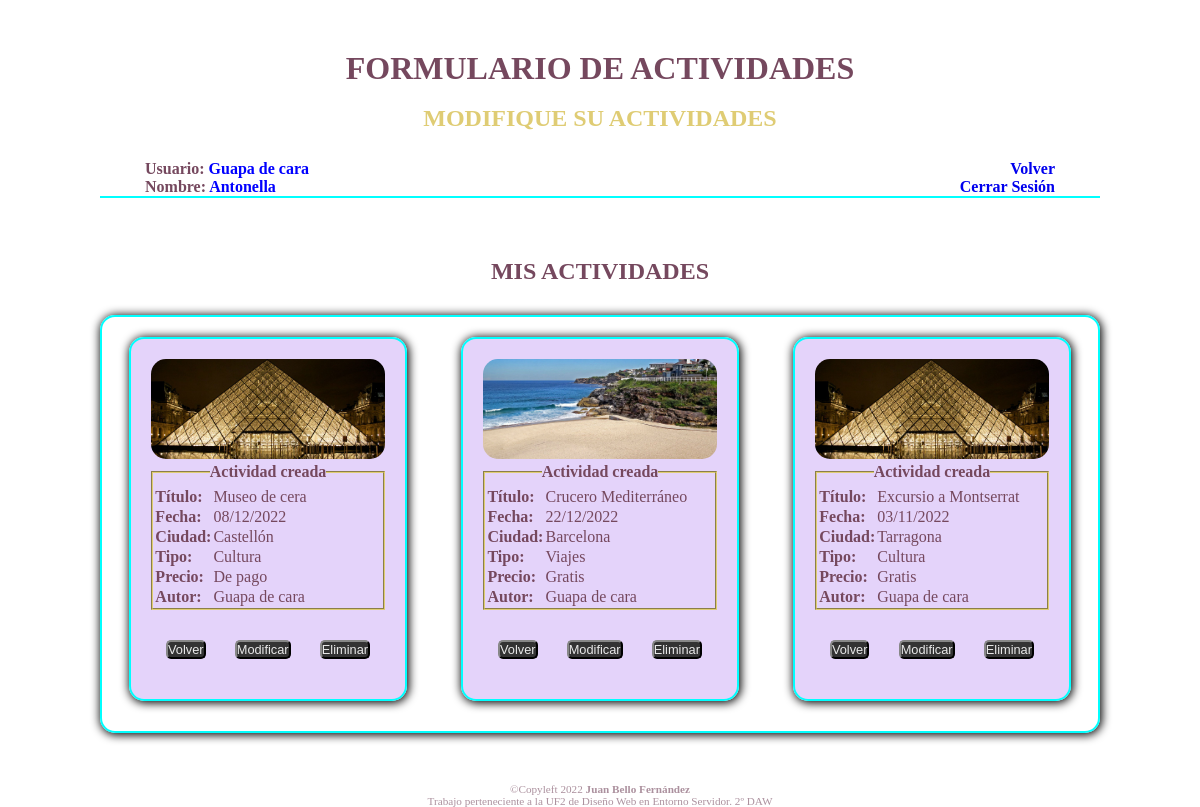
/actividadesUsuario.php (signed in), run on the app's committed database.
### tables this page shows
CREATE TABLE `actividades` (
  `id` int(11) NOT NULL,
  `titulo` varchar(200) NOT NULL DEFAULT 'Actividad sin título',
  `ciudad` varchar(100) NOT NULL,
  `fecha` date NOT NULL,
  `tipo` varchar(50) NOT NULL,
  `precio` bit(1) NOT NULL,
  `usuario` varchar(50) DEFAULT NULL
);

### controllers/controlActPropias.php (called while the page is built, shortened)
<?php
function listActivitiesByUser($id)
{
    global $conexion;
    $sql = "SELECT * FROM actividades WHERE usuario = '$id'";
    $resultado = $conexion->query($sql);
    $actividades = [];
    if ($resultado->num_rows > 0) {
        while ($fila = $resultado->fetch_assoc()) {
            $actividad = new Actividad(
                $fila['titulo'],
                $fila['ciudad'],
                $fila['tipo'],
                $fila['fecha'],
                ($fila['precio'] == 0) ? "Gratis" : "De pago",
                $fila['usuario'],
            );
            array_push($actividades, $actividad);
        }
    }
    else {
        echo "<strong>No hay actividades</strong>";
        echo $id;
    }
    return $actividades;
}

### clases/actividad.php (called while the page is built, shortened)
<?php
class Actividad{
    public $titulo;
    public $tipo;
    public $fecha;
    public $ciudad;
    public $precio;
    Public $usuario;
    function __construct($titulo,$ciudad, $tipo, $fecha,  $precio, $usuario){
        $this->titulo=$titulo;
        $this->ciudad = $ciudad;
        $this->tipo=$tipo;
        $this->fecha=$fecha;
        $this->precio=$precio;
        $this->usuario=$usuario;
    }
    function getTitulo(){
        return $this->titulo;
    }
    function getCiudad(){
        return $this->ciudad;
    }
    function getTipo(){
        return $this->tipo;
    }
    function getFecha(){
        return $this->fecha;
    }
    function getPrecio(){
        return $this->precio;
    }
    function getUsuario(){
        return $this->usuario;
    }
}

### resultadosUsuario.php (the view)
<div id="misActividadesCreadas">
    <section>
        <img class="imgs" src="./imgs/<?php echo $actividad->tipo ?>.jpg" />
        <fieldset>
            <legend class="negrita">Actividad creada</legend>
            <table>
                <tr>
                    <td class="negrita">T&iacute;tulo:</td>
                    <td><?php echo $actividad->getTitulo() ?></td>
                </tr>
                <tr>
                    <td class="negrita">Fecha:</td>
                    <td><?php echo date("d/m/Y", strtotime($actividad->getFecha())) ?></td>
                </tr>
                <tr>
                    <td class="negrita">Ciudad:</td>
                    <td><?php echo $actividad->getCiudad() ?></td>
                </tr>
                <tr>
                    <td class="negrita">Tipo:</td>
                    <td><?php echo $actividad->getTipo() ?></td>
                </tr>
                <tr>
                    <td class="negrita">Precio:</td>
                    <td><?php echo $actividad->getPrecio() ?>
                    </td>
                </tr>
                <tr>
                    <td class="negrita">Autor:</td>
                    <td><?php echo $actividad->getUsuario() ?>
                    </td>
                </tr>
            </table>
        </fieldset>
        <div id="botones">
            <div>
                <button class="boton" onclick="location.href='index.php'">Volver</button>
            </div>
            <div>
                <button class="boton" onclick="alert('Próximamente...\nDisculpe las molestias')">Modificar</button>
            </div>
            <div>
                <button class="boton" onclick="alert('Próximamente...\nDisculpe las molestias')">Eliminar</button>
            </div>
        </div>
    </section>
</div>

### actividadesUsuario.php (shortened to what this page needs)
<?php
require "controllers/controlUsuario.php";
require "controllers/controlActPropias.php";
?>
<!DOCTYPE html>
<html lang="es">
<head>
    <link rel="stylesheet" href="css/actividadesPropias.css">
</head>
<body>
    <header>
        <h1>FORMULARIO DE ACTIVIDADES</h1>
        <BR>
        <h2>MODIFIQUE SU ACTIVIDADES</h2>
    </header>
    <div id="users">
        <nav class="users">
            <div class="datosUsuario">
                <p>Usuario:<spam> <?php echo $_SESSION["usuario"]["id"]; ?></spam><br>
                    Nombre:<spam> <?php echo $_SESSION["usuario"]["nombre"]; ?></spam>
                </p>
            </div>
            <div class="salir">
                <form>
                    <a href="index.php" name="volver" title="Volver index">Volver</a>
                    <br>
                     <a href="logOut.php" name="logOut" title="Cierra sesión">Cerrar Sesión</a>
                </form>
            </div>
        </nav>
    </div>
    <div class="encabezadoActividades">
        <h2>MIS ACTIVIDADES </h2>
    </div>
    <div id="misActividades">
        <?php
        $user = $_SESSION["usuario"]["id"];
        $actividades = listActivitiesByUser($user);
        foreach ($actividades as $actividad) :  ?>
            <?php
            include "resultadosUsuario.php";
            ?>
        <?php endforeach; ?>
    </div>
    <footer>
        <p>©Copyleft 2022 <strong>Juan Bello Fernández</strong> </br> Trabajo perteneciente a la UF2 de Diseño Web en Entorno Servidor. 2º DAW</p>
    </footer>
</body>
</html>

### css/actividadesPropias.css (style rules this page uses)
* { margin: 0px; padding: 0px; box-sizing: border-box; }
html { font-family: "Times New Roman", Times, serif; height: 100%; }
body { display: flex; flex-direction: column; color: gainsboro; margin: 0 auto; max-width: 1000px; padding-top: 50px; height: 100%; }
fieldset { border-color: #dfcc74; }
footer { text-align: center; font-size: 0.7em; bottom: 50px; margin-top: 50px; color: #75485e; opacity: 0.6; }
h1 { color: #75485e; }
header { width: 100%; height: 50px; text-align: center; margin-bottom: 20px; color: #dfcc74; }
nav { border-bottom: 2px aqua solid; }
legend { text-align: center; margin: 15px 0 5px 0; }
section { place-content: center; max-width: 300px; padding: 20px; border: 2px solid aqua; box-shadow: 1px 1px 10px 1px #000000; border-radius: 15px; color: #75485e; background-color: rgba(202, 168, 245, 0.5); }
spam { color: blue; }
#botones { display: flex; justify-content: space-around; margin: 20px 0 20px 0; }
#misActividades { display: flex; flex-wrap: wrap; justify-content: space-around; border: aqua 2px solid; border-radius: 15px; box-shadow:1px 1px 10px 1px #000000; ; }
#misActividadesCreadas { display: flex; flex-wrap: wrap; flex-direction: row-reverse; justify-content: center; margin-bottom: 10px; padding: 20px; }
img { width: 100%; height: 100%; border-radius: 15px; }
.datosUsuario { text-align: left; }
.encabezadoActividades { text-align: center; margin: 30px auto; width: 100%; color: #75485e; }
.imgs { width: auto; height: 100px; margin: 0 auto; }
.salir a { text-decoration: none; }
.users { display: flex; justify-content: space-between; align-items: center; padding: 0px 45px; width: 100%; text-align: right; color: #75485e; font-weight: bold; margin: 40px auto; margin-bottom: 30px; }
.boton { margin-top: 10px; border-radius: 5px; border-color: #333333; background-color: #333333; color: #e9e9e9; font-size: 0.8em; }
.negrita { font-weight: bold; }

### data on the page
actividades: tipo (picture), titulo "Museo de cera", fecha "08/12/2022", ciudad "Castellón", tipo "Cultura", Precio "De pago", usuario "Guapa de cara"
actividades: tipo (picture), titulo "Crucero Mediterráneo", fecha "22/12/2022", ciudad "Barcelona", tipo "Viajes", Precio "Gratis", usuario "Guapa de cara"
actividades: tipo (picture), titulo "Excursio a Montserrat", fecha "03/11/2022", ciudad "Tarragona", tipo "Cultura", Precio "Gratis", usuario "Guapa de cara"

### other printed values
$_SESSION["usuario"]["id"] "Guapa de cara"
$_SESSION["usuario"]["nombre"] "Antonella"
